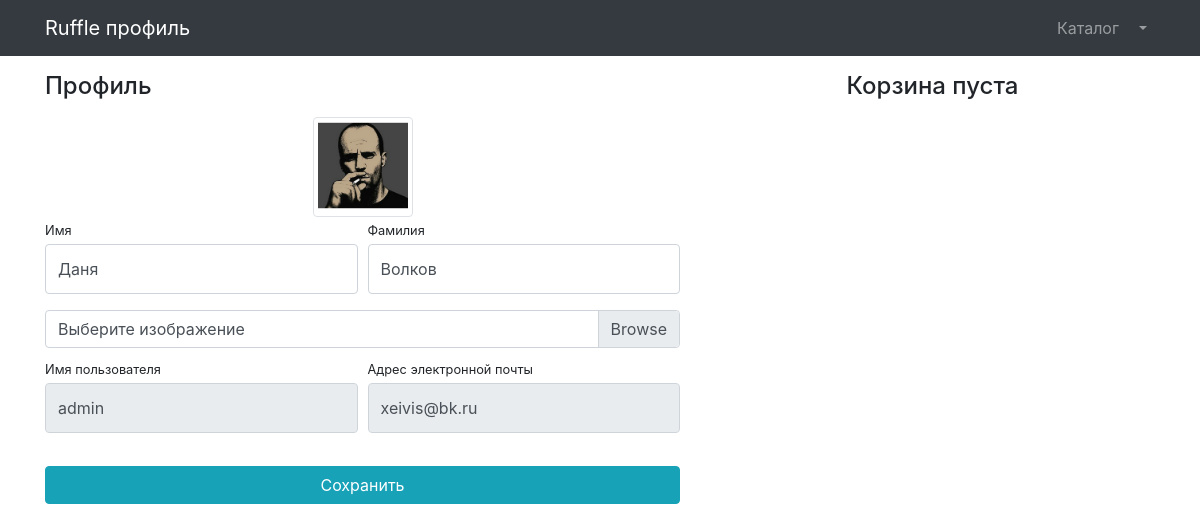
/u/profile/ (signed in), run on the app's committed database.
### users/models.py (models this page shows)
class User(AbstractUser):
    image = models.ImageField(upload_to='users_images', null=True, blank=True)

### users/views.py (the view)
# urls.py: path('profile/', profile, name='profile'),
@login_required
def profile(request):
    if request.method == 'POST':
        form = UserProfileForm(instance=request.user, data=request.POST, files=request.FILES)
        if form.is_valid():
            form.save()
            return HttpResponseRedirect(reverse('users:profile'))
    else:
        form = UserProfileForm(instance=request.user)
    baskets = Basket.objects.filter(user=request.user)
    context = {'title': 'Ruffle профиль',
               'form': form,
               'baskets': baskets}
    return render(request=request, template_name='users/profile.html', context=context)

### users/forms.py
class UserProfileForm(UserChangeForm):
    image = forms.ImageField(widget=forms.FileInput(attrs={'class': 'custom-file-input'}), required=False)
    first_name = forms.CharField(widget=forms.TextInput(attrs={'class': "form-control py-4"}))
    last_name = forms.CharField(widget=forms.TextInput(attrs={'class': "form-control py-4"}))
    username = forms.CharField(widget=forms.TextInput(attrs={'class': "form-control py-4", 'readonly': True}))
    email = forms.CharField(widget=forms.TextInput(attrs={'class': "form-control py-4", 'readonly': True}))
    class Meta:
        model = User
        fields = ("image", "first_name", 'last_name', 'username', 'email')

### users/templates/users/profile.html (shortened to what this page needs)
{% extends 'products/base.html' %}
{% load static %}
{% block css %}
<link href="{% static 'vendor/css/profile.css' %}" rel="stylesheet">
{% endblock %}
{% block content %}
<div class="container">
    <div class="row">
        <div class="col-lg-7">
            <h4 class="mt-3 mb-3">Профиль</h4>
            <div class="col-lg-12 text-center">
                <img width="100" height="100"
                     src="{% if user.image %} {{user.image.url }} {% else %}{% static 'vendor/img/users/default_avatar.jpg' %} {% endif %}"
                     class="img-thumbnail">
            </div>
            <form action="{% url 'users:profile'%}", method="post", enctype="multipart/form-data">
                <div class="form-row">
                    <div class="col-lg-6">
                        <div class="form-group">
                            <label class="small mb-1" for="{{ form.first_name.id_for_label }}">Имя</label>
                            {{form.first_name}}
                        </div>
                    </div>
                    <div class="col-lg-6">
                        <div class="form-group">
                            <label class="small mb-1" for="{{ form.last_name.id_for_label }}">Фамилия</label>
                            {{ form.last_name}}
                        </div>
                    </div>
                </div>
                <div class="form-row mb-2">
                    <div class="col-lg-12">
                        <div class="custom-file">
                            <label class="custom-file-label" for="{{ form.image.id_for_label }}">Выберите изображение</label>
                        </div>
                    </div>
                </div>
                <div class="form-row">
                    <div class="col-lg-6">
                        <label class="small mb-1" for="{{ form.first_name.id_for_label }}">Имя пользователя</label>
                        {{ form.username }}
                    </div>
                    <div class="col-lg-6">
                        <label class="small mb-1" for="{{ form.email.id_for_label }}">Адрес электронной почты</label>
                       {{ form.email }}
                    </div>
                </div>
                <div class="form-row">
                    <div class="col-lg-12" style="margin-top: 33px;">
                        <input class="btn btn-info btn-block" type="submit" value="Сохранить">
                    </div>
                </div>
            </form>
        </div>
        <div class="col-lg-5">
            {% include 'products/baskets.html'%}
        </div>
    </div>
</div>
{% endblock %}

### data on the page
User: image (picture), first_name "Даня", last_name "Волков", username "admin", email "xeivis@bk.ru"

### other printed values
{{ title }} "Ruffle профиль"
